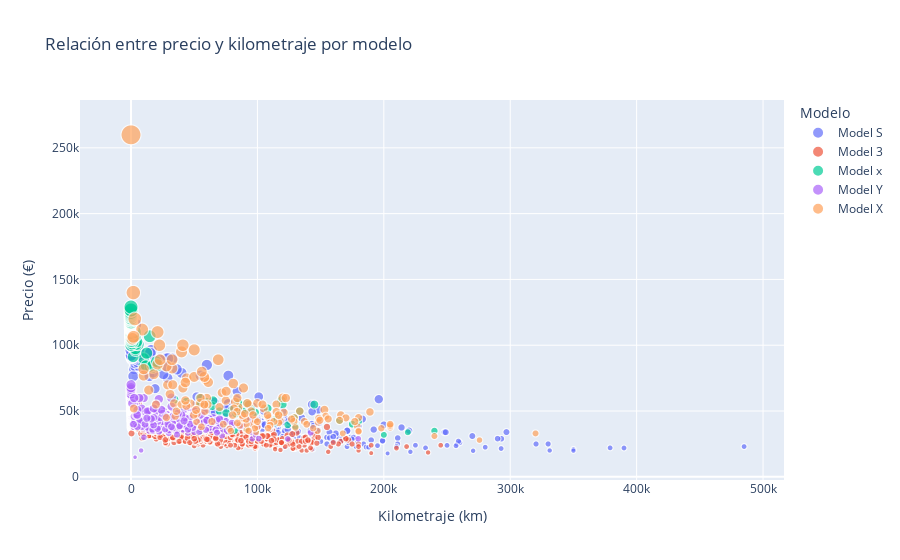

The notebook cell saved with this chart:
### Markdown cell above
### 8. Relación entre precio y kilometraje

### Code cell
fig8 = px.scatter(
    df, 
    x='km', 
    y='price', 
    color='model', 
    title='Relación entre precio y kilometraje por modelo',
    labels={'km': 'Kilometraje (km)', 'price': 'Precio (€)', 'model': 'Modelo'},
    size='price',
    hover_data=['year']
)
fig8.show()

### Figure 1 — Plotly figure (JSON) as saved in the notebook; plotly's stock layout.template omitted (floating-point values rounded to 4 significant figures; data arrays with more than 128 entries replaced by an {"elided": "..."} marker saying what was removed)
{"data": [{"customdata": {"elided": "270x1 int values"}, "hovertemplate": "Modelo=Model S<br>Kilometraje (km)=%{x}<br>Precio (€)=%{marker.size}<br>year=%{customdata[0]}<extra></extra>", "legendgroup": "Model S", "marker": {"color": "#636efa", "size": {"elided": "270 int values"}, "sizemode": "area", "sizeref": 649.8, "symbol": "circle"}, "mode": "markers", "name": "Model S", "showlegend": true, "type": "scattergl", "x": {"elided": "270 int values"}, "xaxis": "x", "y": {"elided": "270 int values"}, "yaxis": "y"}, {"customdata": {"elided": "793x1 int values"}, "hovertemplate": "Modelo=Model 3<br>Kilometraje (km)=%{x}<br>Precio (€)=%{marker.size}<br>year=%{customdata[0]}<extra></extra>", "legendgroup": "Model 3", "marker": {"color": "#EF553B", "size": {"elided": "793 int values"}, "sizemode": "area", "sizeref": 649.8, "symbol": "circle"}, "mode": "markers", "name": "Model 3", "showlegend": true, "type": "scattergl", "x": {"elided": "793 int values"}, "xaxis": "x", "y": {"elided": "793 int values"}, "yaxis": "y"}, {"customdata": [[2020], [2019], [2019], [2017], [2021], [2017], [2023], [2018], [2019], [2023], [2019], [2019], [2018], [2018], [2018], [2017], [2019], [2018], [2017], [2018], [2020], [2020], [2018], [2017], [2023], [2017], [2017], [2019], [2019], [2017], [2020], [2017], [2017], [2017], [2020], [2019], [2017], [2020], [2018], [2018], [2019], [2019], [2019], [2019], [2018], [2019], [2019], [2018], [2019], [2020], [2019], [2020], [2019], [2020], [2019], [2023], [2023], [2023], [2023], [2023], [2023], [2023], [2024], [2023], [2023], [2024], [2024], [2024], [2024], [2024], [2023], [2024], [2023], [2024], [2024], [2024], [2023], [2023], [2023], [2024], [2024], [2023], [2024], [2024], [2024], [2024], [2024], [2024], [2024], [2024], [2024], [2024], [2024], [2024], [2024], [2024], [2024], [2024], [2024], [2024], [2024], [2024], [2023], [2024], [2023], [2024], [2024], [2024], [2023], [2024], [2024], [2023], [2023], [2024], [2024], [2023], [2024], [2024], [2023], [2024], [2024], [2023], [2024], [2024], [2024]], "hovertemplate": "Modelo=Model x<br>Kilometraje (km)=%{x}<br>Precio (€)=%{marker.size}<br>year=%{customdata[0]}<extra></extra>", "legendgroup": "Model x", "marker": {"color": "#00cc96", "size": [58790, 54990, 55990, 34990, 54900, 41000, 82900, 34890, 51000, 84900, 47500, 59900, 48000, 33900, 42900, 44900, 37500, 56890, 35000, 57995, 54900, 41990, 49995, 36900, 89900, 31900, 49900, 40900, 55000, 49950, 54900, 38500, 34900, 37900, 49999, 40000, 49990, 49900, 43200, 39500, 44200, 44500, 48500, 49000, 49900, 51400, 51800, 52000, 53800, 54000, 55000, 55500, 56000, 57000, 58000, 83500, 84000, 84500, 84500, 86500, 87600, 91210, 96120, 97375, 94000, 99990, 100580, 100860, 101230, 102820, 102840, 103050, 104370, 105010, 106270, 106445, 106855, 107210, 108075, 108190, 109200, 109290, 110100, 110370, 111370, 111670, 112490, 112575, 112770, 112770, 113500, 113530, 113570, 113575, 113770, 114050, 114670, 114770, 115075, 115075, 115290, 115725, 115825, 116075, 116170, 116665, 116925, 117075, 117090, 117270, 117590, 118690, 118690, 119525, 120270, 120425, 120670, 121870, 122025, 123025, 123925, 124890, 126525, 126870, 129025], "sizemode": "area", "sizeref": 649.8, "symbol": "circle"}, "mode": "markers", "name": "Model x", "showlegend": true, "type": "scattergl", "x": [34162, 85000, 85000, 99000, 58000, 35000, 17000, 55000, 80000, 10000, 117000, 54500, 83000, 219000, 165000, 129200, 79000, 43815, 82000, 119000, 145000, 180000, 88281, 90900, 10000, 200000, 133500, 114000, 120000, 90000, 93000, 130000, 240000, 74000, 35000, 175000, 70000, 38000, 91833, 124003, 114328, 115609, 75286, 98188, 52351, 84586, 95034, 108044, 64177, 53949, 59026, 91785, 55363, 59115, 64984, 15035, 20759, 11765, 16910, 21472, 20073, 1703, 3632, 3525, 12384, 23, 5519, 3945, 953, 4378, 1405, 18, 31, 194, 33, 31, 14782, 3253, 34, 49, 26, 86, 3063, 20, 17, 59, 0, 20, 0, 20, 401, 197, 0, 17, 28, 32, 0, 31, 0, 20, 20, 0, 116, 28, 0, 25, 0, 31, 26, 26, 20, 23, 60, 26, 25, 26, 17, 0, 25, 17, 0, 31, 31, 0, 0], "xaxis": "x", "y": [58790, 54990, 55990, 34990, 54900, 41000, 82900, 34890, 51000, 84900, 47500, 59900, 48000, 33900, 42900, 44900, 37500, 56890, 35000, 57995, 54900, 41990, 49995, 36900, 89900, 31900, 49900, 40900, 55000, 49950, 54900, 38500, 34900, 37900, 49999, 40000, 49990, 49900, 43200, 39500, 44200, 44500, 48500, 49000, 49900, 51400, 51800, 52000, 53800, 54000, 55000, 55500, 56000, 57000, 58000, 83500, 84000, 84500, 84500, 86500, 87600, 91210, 96120, 97375, 94000, 99990, 100580, 100860, 101230, 102820, 102840, 103050, 104370, 105010, 106270, 106445, 106855, 107210, 108075, 108190, 109200, 109290, 110100, 110370, 111370, 111670, 112490, 112575, 112770, 112770, 113500, 113530, 113570, 113575, 113770, 114050, 114670, 114770, 115075, 115075, 115290, 115725, 115825, 116075, 116170, 116665, 116925, 117075, 117090, 117270, 117590, 118690, 118690, 119525, 120270, 120425, 120670, 121870, 122025, 123025, 123925, 124890, 126525, 126870, 129025], "yaxis": "y"}, {"customdata": {"elided": "385x1 int values"}, "hovertemplate": "Modelo=Model Y<br>Kilometraje (km)=%{x}<br>Precio (€)=%{marker.size}<br>year=%{customdata[0]}<extra></extra>", "legendgroup": "Model Y", "marker": {"color": "#ab63fa", "size": {"elided": "385 int values"}, "sizemode": "area", "sizeref": 649.8, "symbol": "circle"}, "mode": "markers", "name": "Model Y", "showlegend": true, "type": "scattergl", "x": {"elided": "385 int values"}, "xaxis": "x", "y": {"elided": "385 int values"}, "yaxis": "y"}, {"customdata": {"elided": "140x1 int values"}, "hovertemplate": "Modelo=Model X<br>Kilometraje (km)=%{x}<br>Precio (€)=%{marker.size}<br>year=%{customdata[0]}<extra></extra>", "legendgroup": "Model X", "marker": {"color": "#FFA15A", "size": {"elided": "140 int values"}, "sizemode": "area", "sizeref": 649.8, "symbol": "circle"}, "mode": "markers", "name": "Model X", "showlegend": true, "type": "scattergl", "x": {"elided": "140 int values"}, "xaxis": "x", "y": {"elided": "140 int values"}, "yaxis": "y"}], "layout": {"legend": {"itemsizing": "constant", "title": {"text": "Modelo"}, "tracegroupgap": 0}, "title": {"text": "Relación entre precio y kilometraje por modelo"}, "xaxis": {"anchor": "y", "domain": [0, 1], "title": {"text": "Kilometraje (km)"}}, "yaxis": {"anchor": "x", "domain": [0, 1], "title": {"text": "Precio (€)"}}}}
